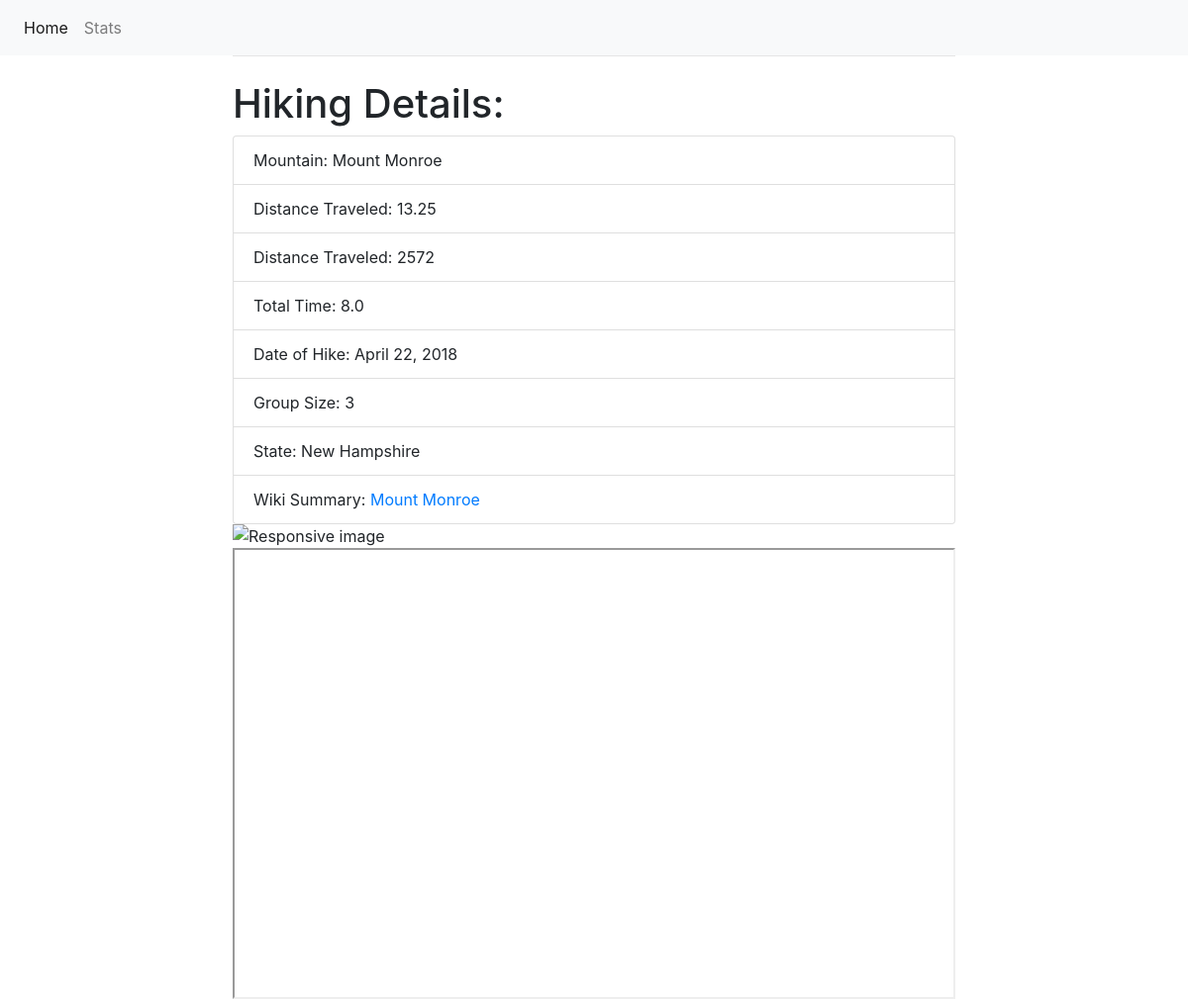
Page /hiking/view/5 on the committed database.
### hiking/models.py (models this page shows, shortened)
class Hiking (models.Model):
    name = models.CharField(max_length = 100)
    distance = models.FloatField()
    elevation = models.IntegerField()
    time = models.FloatField()
    date = models.DateField(default=datetime.date.today)
    group_size = models.IntegerField()
    state = models.CharField(max_length = 20)

### hiking/views.py (the view)
# urls.py: path('view/<int:pk>', views.hike_view, name='hike_view'),
def hike_view(request, pk, template_name='hiking/templates/hiking_detail.html'):
    hike = get_object_or_404(Hiking, pk=pk)
    w = wiki.summary(hike.name, sentences = 4)
    wurl = wiki.page(hike.name)
    wurl = wurl.url
    return render(request, template_name, {'object':hike, 'wiki': w, 'wiki_url': wurl})

### hiking/templates/hiking_detail.html (shortened to what this page needs)
{% extends "base.html" %}
{% block content %}
<h1 class="mt-2">Hiking Details:</h1>
    <div class="col-xs-6">
        <ul class="list-group">
            <li class="list-group-item">Mountain: {{ object.name }}</li>
            <li class="list-group-item">Distance Traveled: {{ object.distance }}</li>
            <li class="list-group-item">Distance Traveled: {{ object.elevation }}</li>
            <li class="list-group-item">Total Time: {{ object.time }} </li>
            <li class="list-group-item">Date of Hike: {{ object.date }}</li>
            <li class="list-group-item">Group Size: {{ object.group_size}}</li>
            <li class="list-group-item">State: {{ object.state }}</li>
            <li class="list-group-item">Wiki Summary:  <a href=" {{ wiki_url }}"> {{object.name}}</a> <br>{{ wiki }}</li>
        </ul>
        <img id="mountainIMG" class="img-fluid" alt="Responsive image"></img>
    </div>
    <div class="col-xs-6">
        <iframe width="100%" height="70%" src="https://maps.google.com/maps?width=100%&amp;height=600&amp;hl=en&amp;q={{object.name}}&amp;ie=UTF8&amp;t=&amp;z=14&amp;iwloc=B&amp;output=embed"></iframe><br />
    </div>
</div>
{% endblock %}

### rows in the picture
Hiking: name "Mount Monroe", distance "13.25", elevation "2572", time "8.0", date "April 22, 2018", group_size "3", state "New Hampshire"
